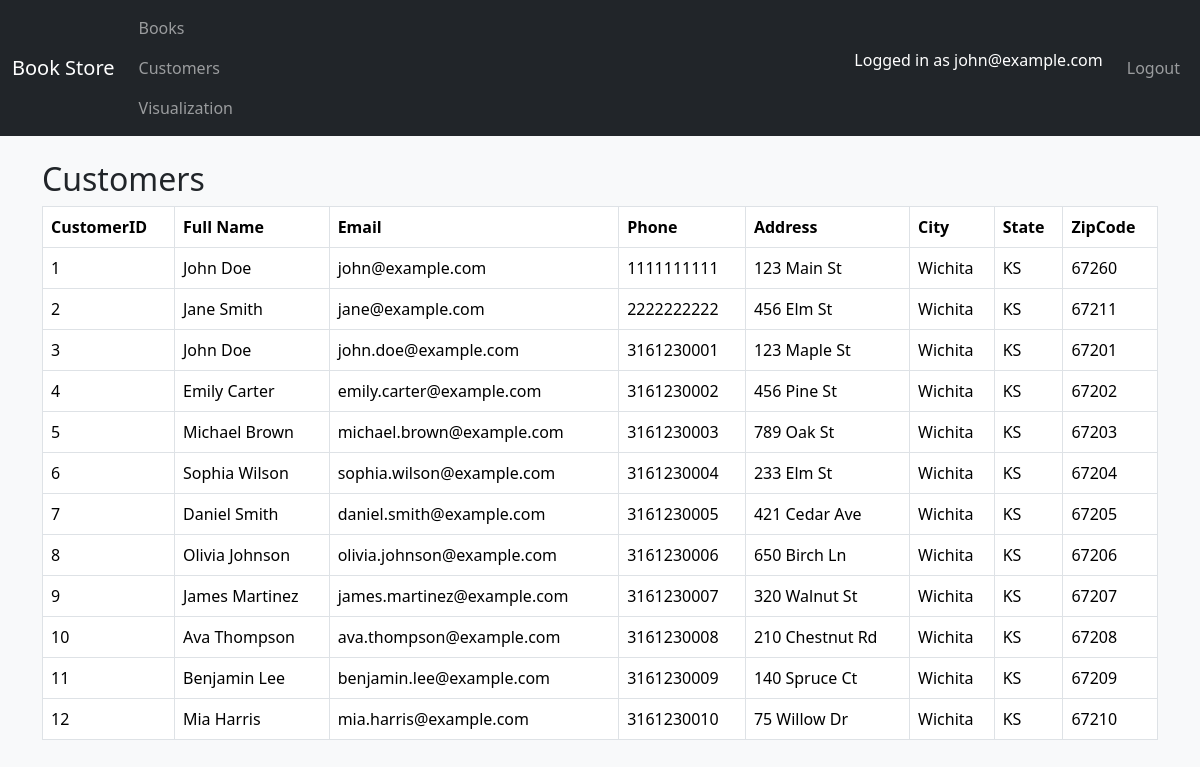
Page /customers (signed in) on the committed database.
### tables this page shows
CREATE TABLE "Customers" (
	"CustomerID"	INTEGER,
	"FullName"	TEXT,
	"Email"	TEXT,
	"Phone"	TEXT,
	"Address"	TEXT,
	"City"	TEXT,
	"State"	TEXT,
	"ZipCode"	TEXT,
	PRIMARY KEY("CustomerID" AUTOINCREMENT)
);

### app.py (the view)
@app.route("/customers")
@login_required
def list_customers():
    conn = get_db_connection()
    cur = conn.cursor()
    cur.execute("SELECT * FROM Customers")
    customers = cur.fetchall()
    conn.close()
    return render_template("customers_list.html", customers=customers)

### app.py (called while the page is built)
def get_db_connection():
    conn = sqlite3.connect(DATABASE)
    conn.row_factory = sqlite3.Row
    return conn

def login_required(f):
    @wraps(f)
    def decorated_function(*args, **kwargs):
        if "user" not in session:
            flash("Please log in first.", "warning")
            return redirect(url_for("login"))
        return f(*args, **kwargs)
    return decorated_function

### templates/customers_list.html
{% extends "base.html" %}
{% block content %}
<h2>Customers</h2>
<table class="table table-bordered">
  <thead>
    <tr>
      <th>CustomerID</th>
      <th>Full Name</th>
      <th>Email</th>
      <th>Phone</th>
      <th>Address</th>
      <th>City</th>
      <th>State</th>
      <th>ZipCode</th>
    </tr>
  </thead>
  <tbody>
    {% for c in customers %}
    <tr>
      <td>{{ c["customerid"] }}</td>
      <td>{{ c["fullname"] }}</td>
      <td>{{ c["email"] }}</td>
      <td>{{ c["phone"] }}</td>
      <td>{{ c["address"] }}</td>
      <td>{{ c["city"] }}</td>
      <td>{{ c["state"] }}</td>
      <td>{{ c["zipcode"] }}</td>
    </tr>
    {% endfor %}
  </tbody>
</table>
{% endblock %}

### templates/base.html (shortened to what this page needs)
<!DOCTYPE html>
<html lang="en">
<head>
    <link href="https://cdn.jsdelivr.net/npm/bootstrap@5.3.2/dist/css/bootstrap.min.css" rel="stylesheet">
</head>
<body class="bg-light">
<nav class="navbar navbar-expand-lg navbar-dark bg-dark mb-4">
  <div class="container-fluid">
    <a class="navbar-brand" href="{{ url_for('dashboard') }}">Book Store</a>
    <div class="collapse navbar-collapse">
      <ul class="navbar-nav me-auto">
        {% if session.get('user') %}
        <li class="nav-item">
          <a class="nav-link" href="{{ url_for('list_books') }}">Books</a>
          <a class="nav-link" href="/customers">Customers</a>
          <a class="nav-link" href="{{ url_for('visualization') }}">Visualization</a>
        </li>
        {% endif %}
      </ul>
      <ul class="navbar-nav">
        {% if session.get('user') %}
        <li class="nav-item">
          <span class="navbar-text text-white me-3">Logged in as {{ session['user'] }}</span>
        </li>
        <li class="nav-item">
          <a class="nav-link" href="{{ url_for('logout') }}">Logout</a>
        </li>
        {% else %}
        <li class="nav-item">
          <a class="nav-link" href="{{ url_for('login') }}">Login</a>
        </li>
        {% endif %}
      </ul>
    </div>
  </div>
</nav>
<div class="container my-4">
    {% block content %}{% endblock %}
</div>
</body>
</html>

### rows in the picture
Customers: user "john@example.com", customerid "1", fullname "John Doe", email "john@example.com", phone "1111111111", address "123 Main St", city "Wichita", state "KS", zipcode "67260"
Customers: customerid "2", fullname "Jane Smith", email "jane@example.com", phone "2222222222", address "456 Elm St", city "Wichita", state "KS", zipcode "67211"
Customers: customerid "3", fullname "John Doe", email "john.doe@example.com", phone "3161230001", address "123 Maple St", city "Wichita", state "KS", zipcode "67201"
Customers: customerid "4", fullname "Emily Carter", email "emily.carter@example.com", phone "3161230002", address "456 Pine St", city "Wichita", state "KS", zipcode "67202"
Customers: customerid "5", fullname "Michael Brown", email "michael.brown@example.com", phone "3161230003", address "789 Oak St", city "Wichita", state "KS", zipcode "67203"
Customers: customerid "6", fullname "Sophia Wilson", email "sophia.wilson@example.com", phone "3161230004", address "233 Elm St", city "Wichita", state "KS", zipcode "67204"
Customers: customerid "7", fullname "Daniel Smith", email "daniel.smith@example.com", phone "3161230005", address "421 Cedar Ave", city "Wichita", state "KS", zipcode "67205"
Customers: customerid "8", fullname "Olivia Johnson", email "olivia.johnson@example.com", phone "3161230006", address "650 Birch Ln", city "Wichita", state "KS", zipcode "67206"
Customers: customerid "9", fullname "James Martinez", email "james.martinez@example.com", phone "3161230007", address "320 Walnut St", city "Wichita", state "KS", zipcode "67207"
Customers: customerid "10", fullname "Ava Thompson", email "ava.thompson@example.com", phone "3161230008", address "210 Chestnut Rd", city "Wichita", state "KS", zipcode "67208"
Customers: customerid "11", fullname "Benjamin Lee", email "benjamin.lee@example.com", phone "3161230009", address "140 Spruce Ct", city "Wichita", state "KS", zipcode "67209"
Customers: customerid "12", fullname "Mia Harris", email "mia.harris@example.com", phone "3161230010", address "75 Willow Dr", city "Wichita", state "KS", zipcode "67210"
